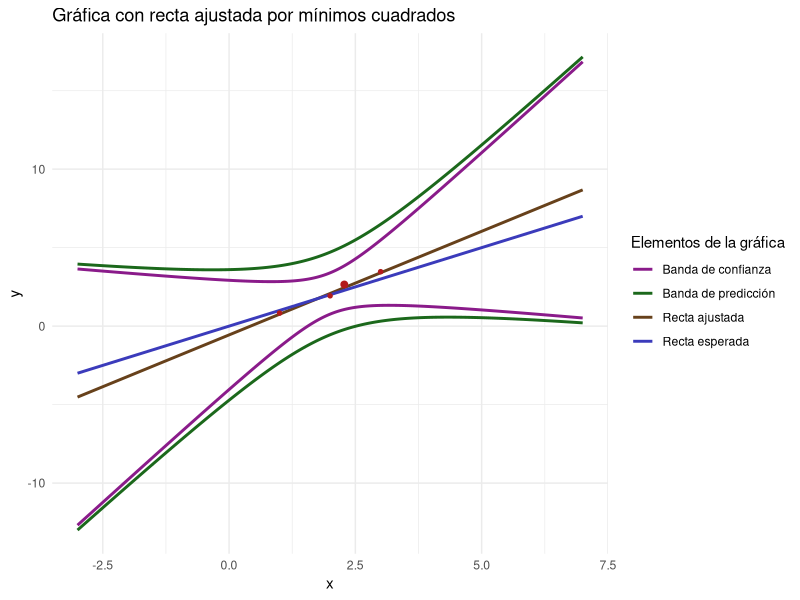

Here is the R script that generated this plot:
## ---- chunk 1
#| message: false
library(tidyverse)
#library(krulRutils)

set.seed(123)
x_data <- c(1, 2, 3)
epsilon_data <- rnorm(3, mean = 0, sd = 0.3)
y_data <- x_data + epsilon_data
sample_data_tbl <- tibble(
  x = x_data,
  y = y_data
)
round(y_data,2)
## ---- chunk 2
model <- lm(y ~x, data = sample_data_tbl)
beta_hat <-coef(model)
y_hat <- fitted(model)
sse <- deviance(model)
beta_hat
y_hat
sse
## ---- chunk 3
#| fig-cap: "Ajuste por mínimos cuadrados"
#| fig-width:  10
#| fig-height: 5
#| message: false

x_band <- seq(-3, 7, length.out = 200)

x_0 <- runif(1,-3,7)
epsilon_0 <- rnorm(1, mean = 0, sd = 0.3)
y_0 <- x_0 + epsilon_0

new_data_tbl <- tibble(x = x_0, y = y_0)

confidence_upper <- function(X0){
  -0.56+1.32*X0+0.93*sqrt(2+3*(X0-2)*(X0-2))
}

confidence_lower <- function(X0){
  -0.56+1.32*X0-0.93*sqrt(2+3*(X0-2)*(X0-2))
}


prediction_upper <- function(X0){
  -0.56+1.32*X0+0.93*sqrt(8+3*(X0-2)*(X0-2))
}

prediction_lower <- function(X0){
  -0.56+1.32*X0-0.93*sqrt(8+3*(X0-2)*(X0-2))
}

adjusted_line <- function(X0){
  -0.56 + 1.32*X0
}

y_prediction_upper <- prediction_upper(x_band)
y_prediction_lower <- prediction_lower(x_band)
y_confidence_upper <- confidence_upper(x_band)
y_confidence_lower <- confidence_lower(x_band)
y_adjusted_line <- adjusted_line(x_band)

lines_tbl <- bind_rows(
  tibble(x = x_band, y = y_prediction_upper,
         type = "Banda de predicción", curve = "pred_sup"),
  tibble(x = x_band, y = y_prediction_lower,
         type = "Banda de predicción", curve = "pred_inf"),
  tibble(x = x_band, y = y_confidence_upper,
         type = "Banda de confianza", curve = "conf_sup"),
  tibble(x = x_band, y = y_confidence_lower,
         type = "Banda de confianza", curve = "conf_inf"),
  tibble(x = x_band, y = y_adjusted_line,
         type = "Recta ajustada",    curve = "ajustada"),
  tibble(x = x_band, y = x_band,
         type = "Recta esperada",    curve = "esperada")
)

sample_data_plot <- sample_data_tbl %>%
  ggplot(aes(x = x, y = y)) +
  geom_line(
    data = lines_tbl,
    aes(x = x, y = y, color = type, group = curve),
    linewidth = 1
  ) +
  scale_color_manual(
    values = c(
      "Banda de predicción" = "#1B681B",
      "Banda de confianza" = "#8A1B8A",
      "Recta ajustada"      = "#67411B",
      "Recta esperada"      = "#3B3BBB"
    )
  ) +
  geom_point(color = "#B31B1B", size = 1.2, alpha = 1) +
  geom_point(data = new_data_tbl, aes(x = x, y = y),color = "#B31B1B", size = 2, alpha = 1) +
  labs(
    title = "Gráfica con recta ajustada por mínimos cuadrados",
    x = "x",
    y = "y",
    color = "Elementos de la gráfica"
  ) +
  theme_minimal()

sample_data_plot
